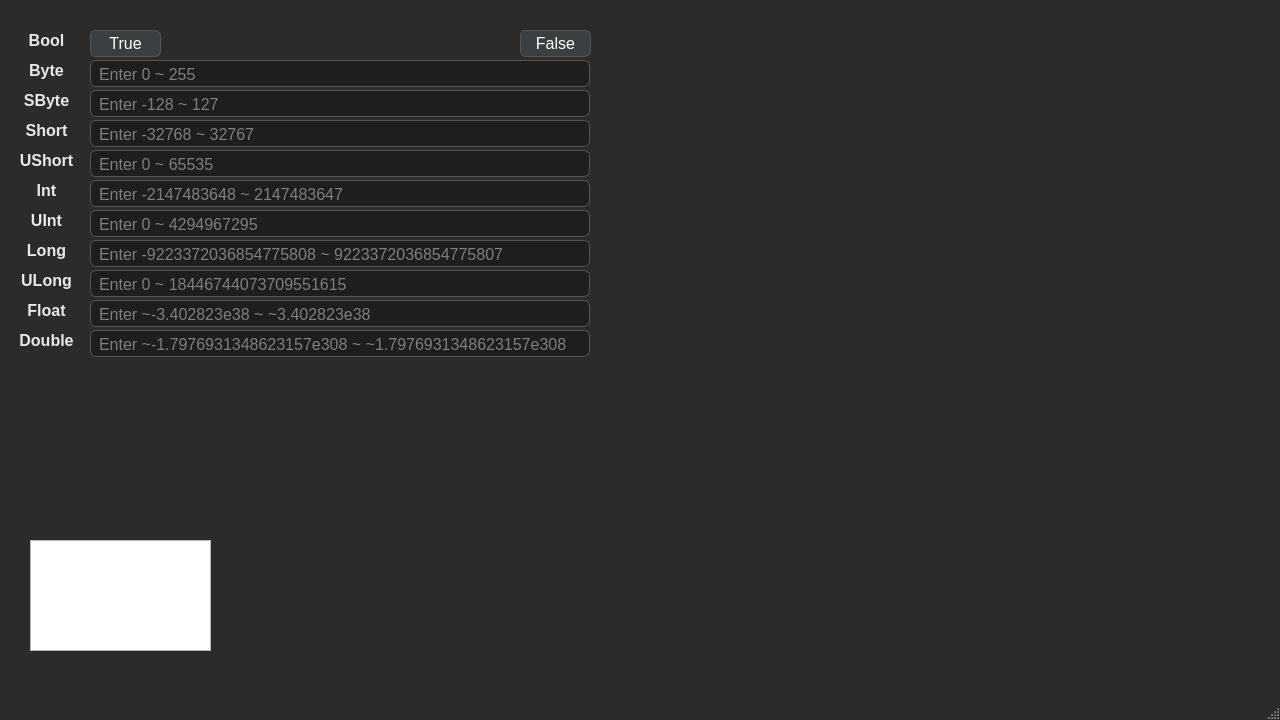
<?xml version="1.0" encoding="UTF-8"?>
<ui version="4.0">
 <class>BinaryWindow</class>
 <widget class="QMainWindow" name="BinaryWindow">
  <property name="geometry">
   <rect>
    <x>0</x>
    <y>0</y>
    <width>1280</width>
    <height>720</height>
   </rect>
  </property>
  <property name="windowTitle">
   <string>MainWindow</string>
  </property>
  <property name="styleSheet">
   <string notr="true">QMainWindow {
    background-color: #2b2b2b;   /* 主背景 */
    color: #f0f0f0;
}

QMenuBar {
    background-color: #333;
    color: #f0f0f0;
}
QMenuBar::item:selected {
    background-color: #444;
}

QTextEdit {
    background-color: #1e1e1e;
    color: #e0e0e0;
    border: 1px solid #555;
    border-radius: 6px;
    padding: 6px;
    font: 11pt &quot;Consolas&quot;;
}

QPushButton {
    background-color: #3c3f41;
    color: #ffffff;
    border: 1px solid #555;
    border-radius: 6px;
    padding: 6px 12px;
}
QPushButton:hover {
    background-color: #505357;
}
QPushButton:pressed {
    background-color: #2e2f30;
}

QComboBox {
    background-color: #2d2d30;
    color: #f0f0f0;
    border: 1px solid #555;
    border-radius: 6px;
    padding: 4px;
}
</string>
  </property>
  <widget class="QWidget" name="centralwidget">
   <property name="styleSheet">
    <string notr="true">/* 全域字型與間距 */
* { font-family: &quot;Microsoft JhengHei UI&quot;,&quot;Segoe UI&quot;,&quot;Noto Sans CJK TC&quot;; font-size: 12pt; }
QMainWindow { background: #1f1f1f; }
QLabel { color: #e8e8e8; font-weight: 600; }

/* 控制列按鈕 */
QPushButton {
  background: #2b2f3a; color: #eaeaea; border: 1px solid #3a3f4b;
  border-radius: 8px; padding: 6px 14px;
}
QPushButton:hover { background: #343a46; }
QPushButton:pressed { background: #2a2f39; }

/* ComboBox */
QComboBox {
  background: #2b2f3a; color: #eaeaea; border: 1px solid #3a3f4b; border-radius: 8px; padding: 4px 10px;
}
QComboBox QAbstractItemView { background: #2b2f3a; color: #eaeaea; selection-background-color: #3b4150; }

/* 文字框 */
QPlainTextEdit {
  background: #111317; color: #dfe3ea; border: 1px solid #343a46; border-radius: 10px;
  selection-background-color: #394359;
}

/* 分隔條 */
QSplitter::handle { background: #2a2f39; width: 6px; }

QMainWindow {
    background-color: #2b2b2b;   /* 主背景 */
    color: #f0f0f0;
}

QMenuBar {
    background-color: #333;
    color: #f0f0f0;
}
QMenuBar::item:selected {
    background-color: #444;
}

QTextEdit {
    background-color: #1e1e1e;
    color: #e0e0e0;
    border: 1px solid #555;
    border-radius: 6px;
    padding: 6px;
    font: 11pt &quot;Arial&quot;;
}

QLineEdit {
    background-color: #1e1e1e;
    color: #e0e0e0;
    border: 1px solid #555;
    border-radius: 6px;
    padding: 6px;
    font: 11pt &quot;Arial&quot;;
}

QPushButton {
    background-color: #3c3f41;
    color: #ffffff;
    border: 1px solid #555;
    border-radius: 6px;
    padding: 6px 12px;
}
QPushButton:hover {
    background-color: #505357;
}
QPushButton:pressed {
    background-color: #2e2f30;
}

QComboBox {
    background-color: #2d2d30;
    color: #f0f0f0;
    border: 1px solid #555;
    border-radius: 6px;
    padding: 4px;
}
</string>
   </property>
   <widget class="QLineEdit" name="byteLineEdit">
    <property name="geometry">
     <rect>
      <x>90</x>
      <y>60</y>
      <width>500</width>
      <height>27</height>
     </rect>
    </property>
    <property name="toolTip">
     <string>&lt;html&gt;&lt;head/&gt;&lt;body&gt;&lt;p&gt;Only 0 ~ 255 can be entered.&lt;/p&gt;&lt;/body&gt;&lt;/html&gt;</string>
    </property>
    <property name="placeholderText">
     <string>Enter 0 ~ 255</string>
    </property>
   </widget>
   <widget class="QPushButton" name="boolTruePushButton">
    <property name="geometry">
     <rect>
      <x>90</x>
      <y>30</y>
      <width>71</width>
      <height>27</height>
     </rect>
    </property>
    <property name="text">
     <string>True</string>
    </property>
   </widget>
   <widget class="QPushButton" name="boolFalsePushButton">
    <property name="geometry">
     <rect>
      <x>520</x>
      <y>30</y>
      <width>71</width>
      <height>27</height>
     </rect>
    </property>
    <property name="text">
     <string>False</string>
    </property>
   </widget>
   <widget class="QLabel" name="byteLabel">
    <property name="geometry">
     <rect>
      <x>20</x>
      <y>60</y>
      <width>53</width>
      <height>21</height>
     </rect>
    </property>
    <property name="text">
     <string>Byte</string>
    </property>
    <property name="alignment">
     <set>Qt::AlignmentFlag::AlignCenter</set>
    </property>
   </widget>
   <widget class="QLabel" name="sbyteLabel">
    <property name="geometry">
     <rect>
      <x>20</x>
      <y>90</y>
      <width>53</width>
      <height>21</height>
     </rect>
    </property>
    <property name="text">
     <string>SByte</string>
    </property>
    <property name="alignment">
     <set>Qt::AlignmentFlag::AlignCenter</set>
    </property>
   </widget>
   <widget class="QLineEdit" name="sbyteLineEdit">
    <property name="geometry">
     <rect>
      <x>90</x>
      <y>90</y>
      <width>500</width>
      <height>27</height>
     </rect>
    </property>
    <property name="toolTip">
     <string>&lt;html&gt;&lt;head/&gt;&lt;body&gt;&lt;p&gt;Only -128 ~ 127 can be entered.&lt;/p&gt;&lt;/body&gt;&lt;/html&gt;</string>
    </property>
    <property name="placeholderText">
     <string>Enter -128 ~ 127</string>
    </property>
   </widget>
   <widget class="QLabel" name="shortLabel">
    <property name="geometry">
     <rect>
      <x>20</x>
      <y>120</y>
      <width>53</width>
      <height>21</height>
     </rect>
    </property>
    <property name="text">
     <string>Short</string>
    </property>
    <property name="alignment">
     <set>Qt::AlignmentFlag::AlignCenter</set>
    </property>
   </widget>
   <widget class="QLineEdit" name="shortLineEdit">
    <property name="geometry">
     <rect>
      <x>90</x>
      <y>120</y>
      <width>500</width>
      <height>27</height>
     </rect>
    </property>
    <property name="toolTip">
     <string>&lt;html&gt;&lt;head/&gt;&lt;body&gt;&lt;p&gt;Only -32768 ~ 32767 can be entered.&lt;/p&gt;&lt;/body&gt;&lt;/html&gt;</string>
    </property>
    <property name="placeholderText">
     <string>Enter -32768 ~ 32767</string>
    </property>
   </widget>
   <widget class="QLabel" name="ushortLabel">
    <property name="geometry">
     <rect>
      <x>20</x>
      <y>150</y>
      <width>53</width>
      <height>21</height>
     </rect>
    </property>
    <property name="text">
     <string>UShort</string>
    </property>
    <property name="alignment">
     <set>Qt::AlignmentFlag::AlignCenter</set>
    </property>
   </widget>
   <widget class="QLineEdit" name="ushortLineEdit">
    <property name="geometry">
     <rect>
      <x>90</x>
      <y>150</y>
      <width>500</width>
      <height>27</height>
     </rect>
    </property>
    <property name="toolTip">
     <string>&lt;html&gt;&lt;head/&gt;&lt;body&gt;&lt;p&gt;Only 0 ~ 65535 can be entered.&lt;/p&gt;&lt;/body&gt;&lt;/html&gt;</string>
    </property>
    <property name="placeholderText">
     <string>Enter 0 ~ 65535</string>
    </property>
   </widget>
   <widget class="QLineEdit" name="longLineEdit">
    <property name="geometry">
     <rect>
      <x>90</x>
      <y>240</y>
      <width>500</width>
      <height>27</height>
     </rect>
    </property>
    <property name="toolTip">
     <string>&lt;html&gt;&lt;head/&gt;&lt;body&gt;&lt;p&gt;Only -9223372036854775808 ~ 9223372036854775807 can be entered.&lt;/p&gt;&lt;/body&gt;&lt;/html&gt;</string>
    </property>
    <property name="placeholderText">
     <string>Enter -9223372036854775808 ~ 9223372036854775807</string>
    </property>
   </widget>
   <widget class="QLineEdit" name="ulongLineEdit">
    <property name="geometry">
     <rect>
      <x>90</x>
      <y>270</y>
      <width>500</width>
      <height>27</height>
     </rect>
    </property>
    <property name="toolTip">
     <string>&lt;html&gt;&lt;head/&gt;&lt;body&gt;&lt;p&gt;Only 0 ~ 18446744073709551615 can be entered.&lt;/p&gt;&lt;/body&gt;&lt;/html&gt;</string>
    </property>
    <property name="placeholderText">
     <string>Enter 0 ~ 18446744073709551615</string>
    </property>
   </widget>
   <widget class="QLabel" name="ulongLabel">
    <property name="geometry">
     <rect>
      <x>20</x>
      <y>270</y>
      <width>53</width>
      <height>21</height>
     </rect>
    </property>
    <property name="text">
     <string>ULong</string>
    </property>
    <property name="alignment">
     <set>Qt::AlignmentFlag::AlignCenter</set>
    </property>
   </widget>
   <widget class="QLabel" name="intLabel">
    <property name="geometry">
     <rect>
      <x>20</x>
      <y>180</y>
      <width>53</width>
      <height>21</height>
     </rect>
    </property>
    <property name="text">
     <string>Int</string>
    </property>
    <property name="alignment">
     <set>Qt::AlignmentFlag::AlignCenter</set>
    </property>
   </widget>
   <widget class="QLineEdit" name="uintLineEdit">
    <property name="geometry">
     <rect>
      <x>90</x>
      <y>210</y>
      <width>500</width>
      <height>27</height>
     </rect>
    </property>
    <property name="toolTip">
     <string>&lt;html&gt;&lt;head/&gt;&lt;body&gt;&lt;p&gt;Only 0 ~ 4294967295 can be entered.&lt;/p&gt;&lt;/body&gt;&lt;/html&gt;</string>
    </property>
    <property name="placeholderText">
     <string>Enter 0 ~ 4294967295</string>
    </property>
   </widget>
   <widget class="QLabel" name="uintLabel">
    <property name="geometry">
     <rect>
      <x>20</x>
      <y>210</y>
      <width>53</width>
      <height>21</height>
     </rect>
    </property>
    <property name="text">
     <string>UInt</string>
    </property>
    <property name="alignment">
     <set>Qt::AlignmentFlag::AlignCenter</set>
    </property>
   </widget>
   <widget class="QLabel" name="longLabel">
    <property name="geometry">
     <rect>
      <x>20</x>
      <y>240</y>
      <width>53</width>
      <height>21</height>
     </rect>
    </property>
    <property name="text">
     <string>Long</string>
    </property>
    <property name="alignment">
     <set>Qt::AlignmentFlag::AlignCenter</set>
    </property>
   </widget>
   <widget class="QLineEdit" name="intLineEdit">
    <property name="geometry">
     <rect>
      <x>90</x>
      <y>180</y>
      <width>500</width>
      <height>27</height>
     </rect>
    </property>
    <property name="toolTip">
     <string>&lt;html&gt;&lt;head/&gt;&lt;body&gt;&lt;p&gt;Only -2147483648 ~ 2147483647 can be entered.&lt;/p&gt;&lt;/body&gt;&lt;/html&gt;</string>
    </property>
    <property name="placeholderText">
     <string>Enter -2147483648 ~ 2147483647</string>
    </property>
   </widget>
   <widget class="QLabel" name="doubleLabel">
    <property name="geometry">
     <rect>
      <x>20</x>
      <y>330</y>
      <width>53</width>
      <height>21</height>
     </rect>
    </property>
    <property name="text">
     <string>Double</string>
    </property>
    <property name="alignment">
     <set>Qt::AlignmentFlag::AlignCenter</set>
    </property>
   </widget>
   <widget class="QLineEdit" name="floatLineEdit">
    <property name="geometry">
     <rect>
      <x>90</x>
      <y>300</y>
      <width>500</width>
      <height>27</height>
     </rect>
    </property>
    <property name="toolTip">
     <string>&lt;html&gt;&lt;head/&gt;&lt;body&gt;&lt;p&gt;Only ~-3.402823e38 ~ ~3.402823e38 can be entered.&lt;/p&gt;&lt;/body&gt;&lt;/html&gt;</string>
    </property>
    <property name="placeholderText">
     <string>Enter ~-3.402823e38 ~ ~3.402823e38</string>
    </property>
   </widget>
   <widget class="QLabel" name="floatLabel">
    <property name="geometry">
     <rect>
      <x>20</x>
      <y>300</y>
      <width>53</width>
      <height>21</height>
     </rect>
    </property>
    <property name="text">
     <string>Float</string>
    </property>
    <property name="alignment">
     <set>Qt::AlignmentFlag::AlignCenter</set>
    </property>
   </widget>
   <widget class="QLineEdit" name="doubleLineEdit">
    <property name="geometry">
     <rect>
      <x>90</x>
      <y>330</y>
      <width>500</width>
      <height>27</height>
     </rect>
    </property>
    <property name="toolTip">
     <string>&lt;html&gt;&lt;head/&gt;&lt;body&gt;&lt;p&gt;Only ~-1.7976931348623157e308 ~ ~1.7976931348623157e308 can be entered.&lt;/p&gt;&lt;/body&gt;&lt;/html&gt;</string>
    </property>
    <property name="placeholderText">
     <string>Enter ~-1.7976931348623157e308 ~ ~1.7976931348623157e308</string>
    </property>
   </widget>
   <widget class="QLabel" name="boolLabel">
    <property name="geometry">
     <rect>
      <x>20</x>
      <y>30</y>
      <width>53</width>
      <height>21</height>
     </rect>
    </property>
    <property name="text">
     <string>Bool</string>
    </property>
    <property name="alignment">
     <set>Qt::AlignmentFlag::AlignCenter</set>
    </property>
   </widget>
   <widget class="QTableWidget" name="tableHexView">
    <property name="geometry">
     <rect>
      <x>30</x>
      <y>540</y>
      <width>181</width>
      <height>111</height>
     </rect>
    </property>
   </widget>
   <widget class="QWidget" name="horizontalLayoutWidget">
    <property name="geometry">
     <rect>
      <x>600</x>
      <y>20</y>
      <width>671</width>
      <height>651</height>
     </rect>
    </property>
    <layout class="QHBoxLayout" name="horizontalLayout"/>
   </widget>
  </widget>
  <widget class="QMenuBar" name="menubar">
   <property name="geometry">
    <rect>
     <x>0</x>
     <y>0</y>
     <width>1280</width>
     <height>20</height>
    </rect>
   </property>
  </widget>
  <widget class="QStatusBar" name="statusbar"/>
 </widget>
 <resources/>
 <connections/>
</ui>
